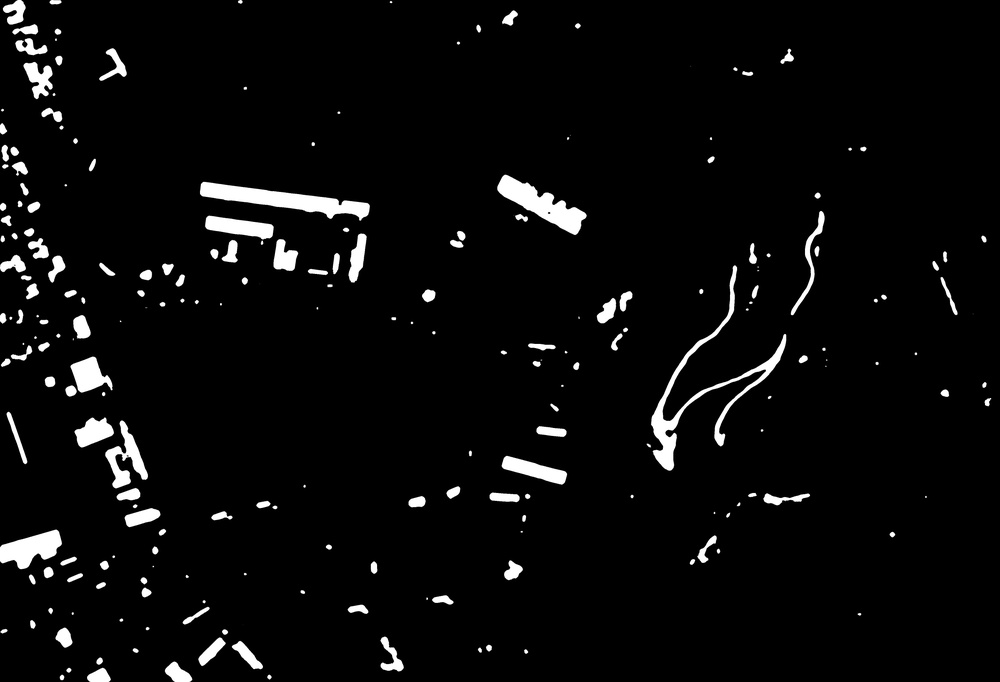
#> input picture data/processed/1_target.jpg, 1000 x 682 px, shrunk from 4800 x 3276 before the run
$ python contours.py
#> lines starting #> are read from the running program, lines starting #| are printed output that depends on the picture; after the words box and inside, x2 and y2 are one past the last pixel; in counts of white or black regions, pixels touching at a corner belong together
import imutils
import cv2
import numpy as np

image = cv2.imread("data/processed/1_target.jpg")
#> image is the input picture: shape (682, 1000, 3); min 0, max 255, mean 10.6
gray = cv2.cvtColor(image, cv2.COLOR_BGR2GRAY)
blurred = cv2.GaussianBlur(gray, (5, 5), 0)
thresh = cv2.threshold(blurred, 60, 255, cv2.THRESH_BINARY)[1]
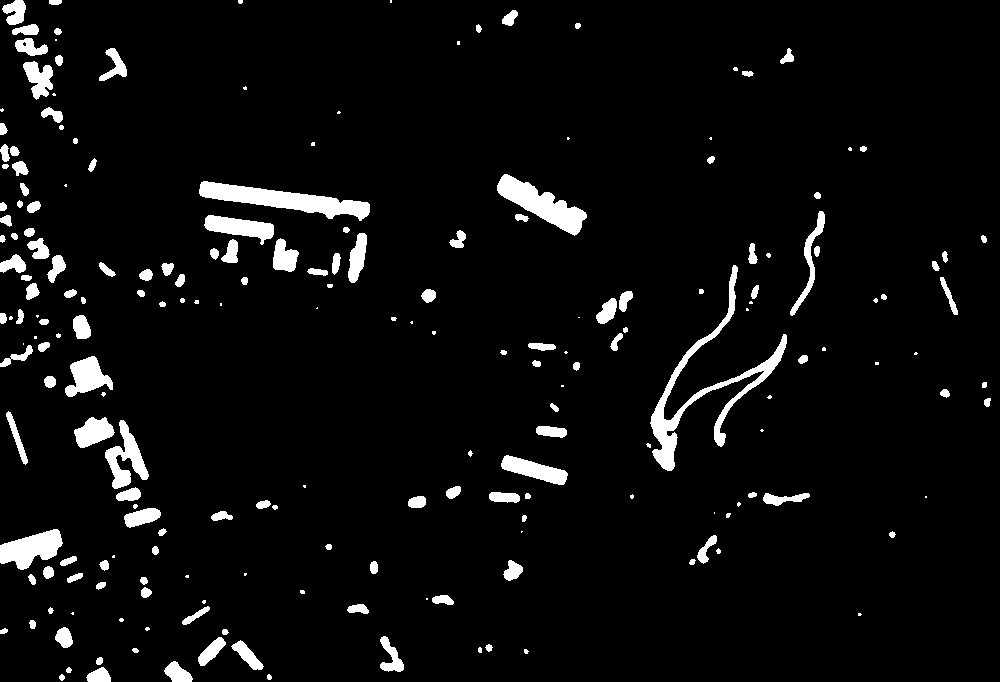
#> thresh: shape (682, 1000); 5.1% white; 208 white regions (56 under 20 px)

cnts = cv2.findContours(thresh.copy(), cv2.RETR_EXTERNAL,
	cv2.CHAIN_APPROX_SIMPLE)
#> cnts = 208 contours, 74 with area under 20; largest, box (x1, y1, x2, y2) and area: (650, 265, 787, 471) 3196, (199, 181, 370, 221) 2636, (497, 174, 587, 236) 2084, (0, 529, 63, 570) 1440, (105, 420, 149, 489) 1163
cnts = imutils.grab_contours(cnts)

for c in cnts:
    try:
        rect=cv2.minAreaRect(c)
        box = cv2.boxPoints(rect)
        box = np.int0(box)
        cv2.drawContours(image,[box],0,(0,0,255),2)
        M = cv2.moments(c)
        cX = int(M["m10"] / M["m00"])
        cY = int(M["m01"] / M["m00"])

        cv2.drawContours(image, [c], -1, (0, 255, 0), 2)
    except Exception as e:
        print(e)
#> this loop made 208 passes
#> (rect, box, cX, cY) on passes 1 to 3: (((269, 676.5), (5, 4), -90), [[271, 679], [267, 679], [267, 674], [271, 674]], 268, 676), (((61.5, 677), (4.95, 4.95), -45), [[61, 680], [58, 677], [61, 673], [65, 677]], 61, 677), (((98, 674), (14, 24), -90), [[110, 681], [86, 681], [86, 667], [110, 667]], 98, 675)
#| float division by zero
#| float division by zero
#| float division by zero
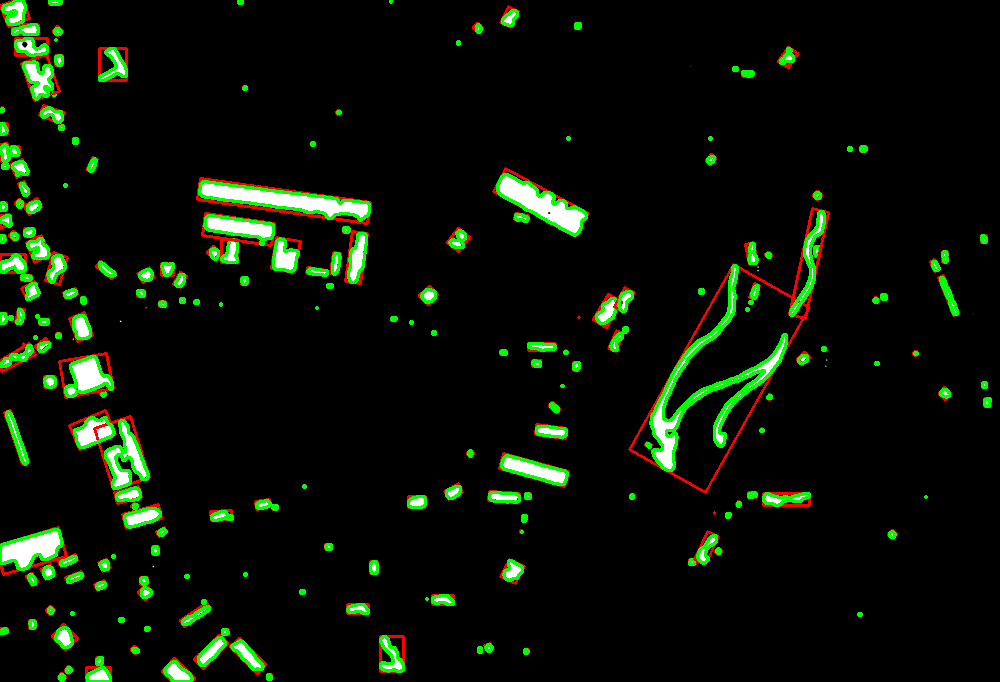
#> image: shape (682, 1000, 3); 5.93% of pixels changed, all inside (x1, y1, x2, y2) = (0, 0, 992, 682)
cv2.imwrite("image.png",image)

$ run again, with data/processed/0_target.jpg copied over data/processed/1_target.jpg
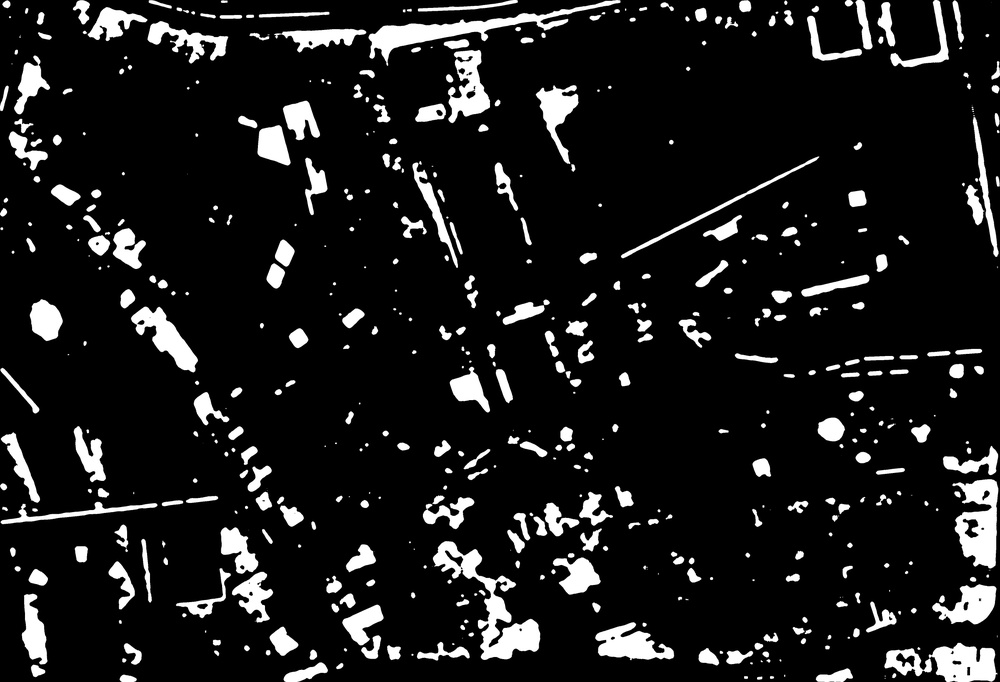
#> input picture data/processed/0_target.jpg, 1000 x 682 px, shrunk from 4800 x 3276 before the run
#> image is the input picture: shape (682, 1000, 3); min 0, max 255, mean 27.3
#> `thresh = cv2.threshold(blurred, 60, 255, cv2.THRESH_BINARY)[1]`:
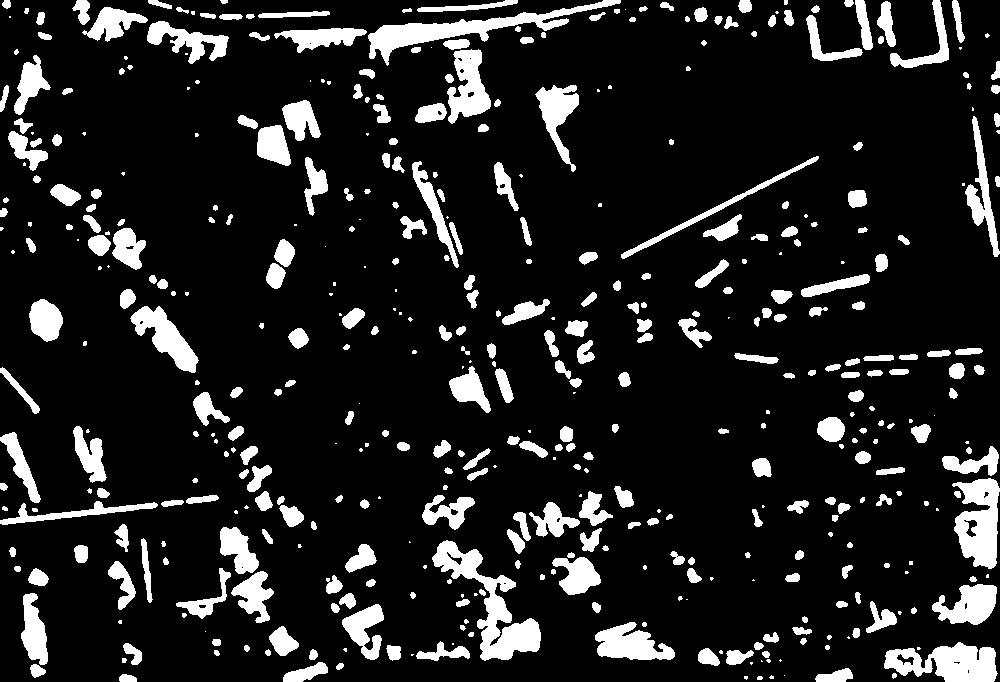
#> thresh: shape (682, 1000); 13.2% white; 467 white regions (116 under 20 px)
#> cnts = 467 contours, 174 with area under 20; largest, box (x1, y1, x2, y2) and area: (432, 540, 541, 661) 3824, (368, 0, 621, 66) 3222, (884, 642, 998, 682) 2855, (952, 478, 1000, 569) 2807, (447, 49, 491, 124) 1836
#> the loop `for c in cnts:` made 467 passes
#> (rect, box, cX, cY) on passes 1, 2, 4: (((759.5, 677.5), (3, 5), -90), [[762, 679], [757, 679], [757, 676], [762, 676]], 759, 677), (((745.5, 677.5), (3, 3), -90), [[747, 679], [744, 679], [744, 676], [747, 676]], 745, 677), (((771, 676.5), (3, 4), -90), [[773, 678], [769, 678], [769, 675], [773, 675]], 771, 676)
#> (printed output is left out)
#> after the loop `for c in cnts:`:
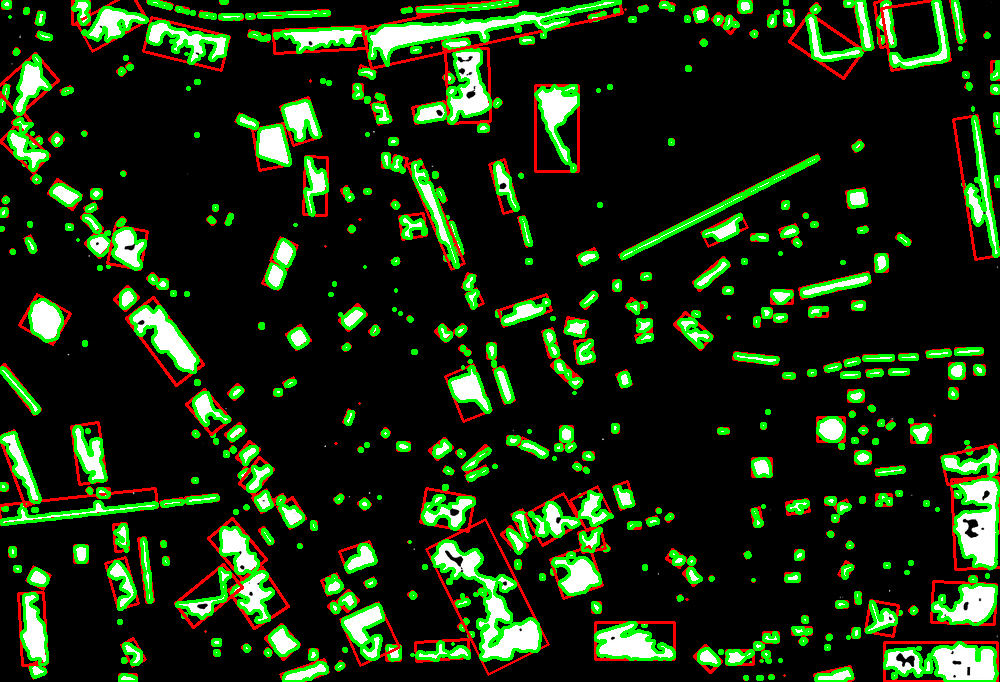
#> image: shape (682, 1000, 3); 14.86% of pixels changed, all inside (x1, y1, x2, y2) = (0, 0, 1000, 682)

$ run again, with data/processed/2_target.jpg copied over data/processed/1_target.jpg
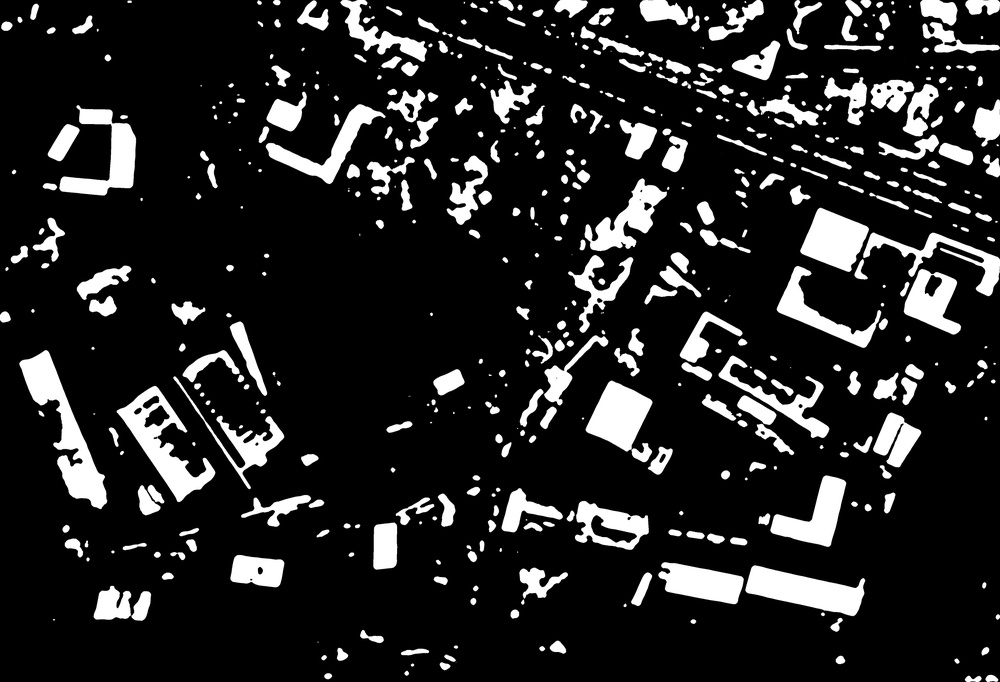
#> input picture data/processed/2_target.jpg, 1000 x 682 px, shrunk from 4800 x 3276 before the run
#> image is the input picture: shape (682, 1000, 3); min 0, max 255, mean 37.1
#> `thresh = cv2.threshold(blurred, 60, 255, cv2.THRESH_BINARY)[1]`:
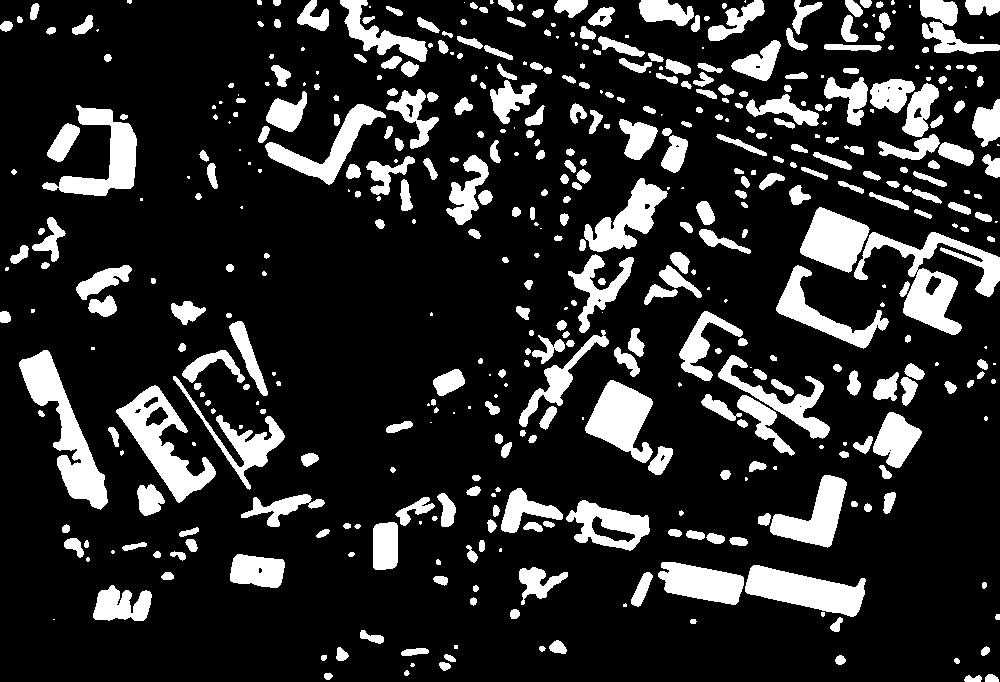
#> thresh: shape (682, 1000); 17.4% white; 477 white regions (106 under 20 px)
#> cnts = 477 contours, 152 with area under 20; largest, box (x1, y1, x2, y2) and area: (854, 232, 1000, 335) 4613, (19, 350, 108, 510) 4314, (116, 385, 216, 503) 4077, (745, 565, 866, 617) 3382, (585, 380, 653, 463) 3095
#> the loop `for c in cnts:` made 477 passes
#> (rect, box, cX, cY) on passes 1 to 3: (((972.5, 678), (6, 17), -90), [[981, 681], [964, 681], [964, 675], [981, 675]], 972, 678), (((991.5, 677.5), (7, 13), -90), [[998, 681], [985, 681], [985, 674], [998, 674]], 991, 678), (((328, 676), (6, 8), -90), [[332, 679], [324, 679], [324, 673], [332, 673]], 327, 675)
#> (printed output is left out)
#> after the loop `for c in cnts:`:
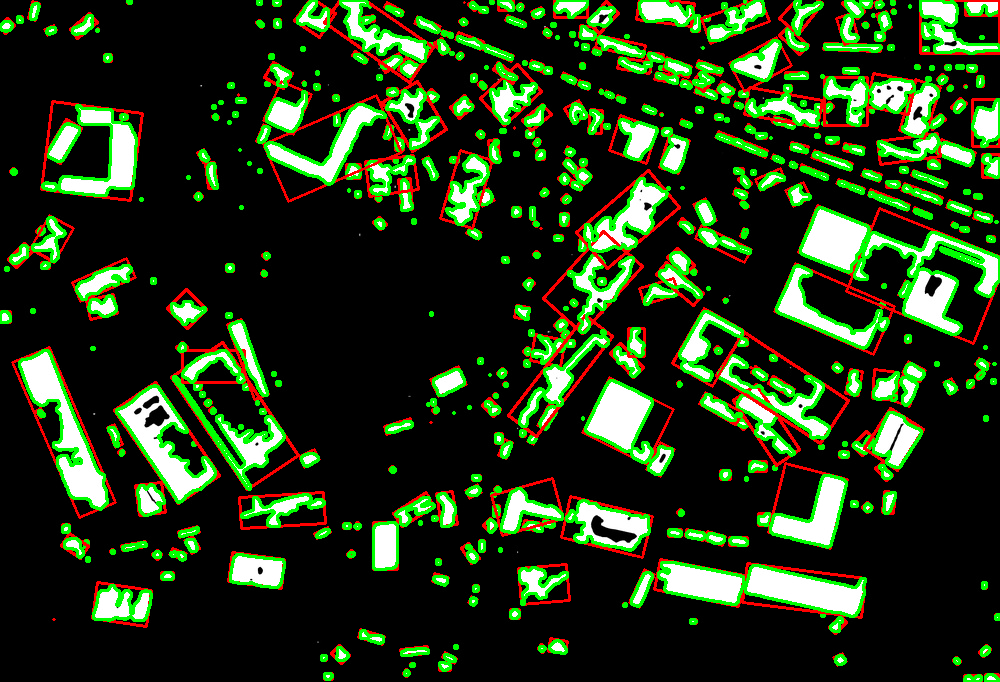
#> image: shape (682, 1000, 3); 16.98% of pixels changed, all inside (x1, y1, x2, y2) = (0, 0, 1000, 682)

$ run again, with data/processed/3_target.jpg copied over data/processed/1_target.jpg
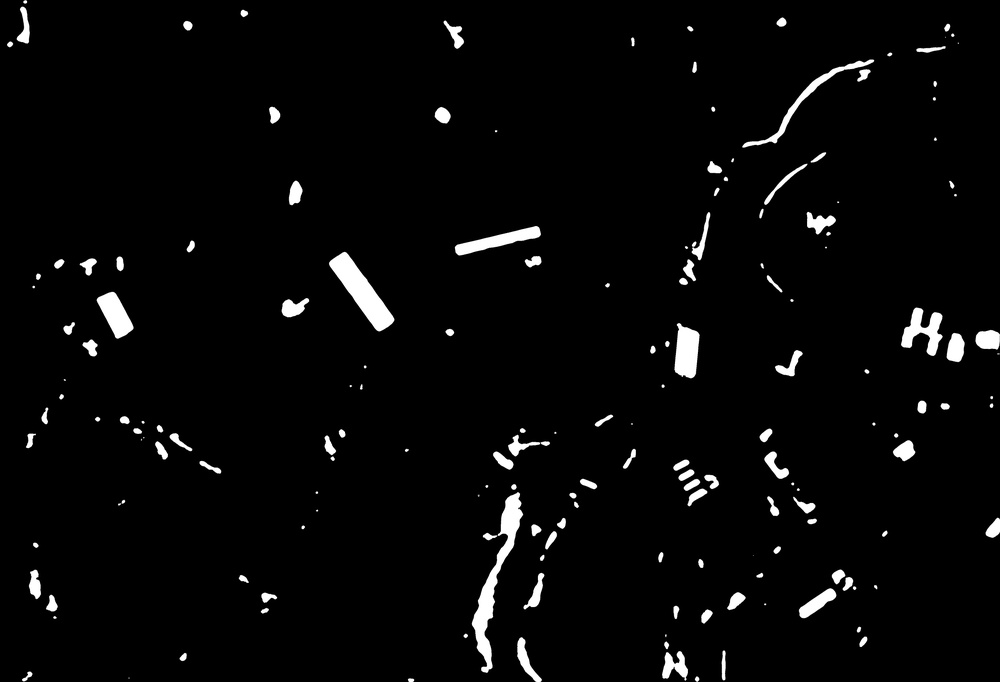
#> input picture data/processed/3_target.jpg, 1000 x 682 px, shrunk from 4800 x 3276 before the run
#> image is the input picture: shape (682, 1000, 3); min 0, max 255, mean 7.9
#> `thresh = cv2.threshold(blurred, 60, 255, cv2.THRESH_BINARY)[1]`:
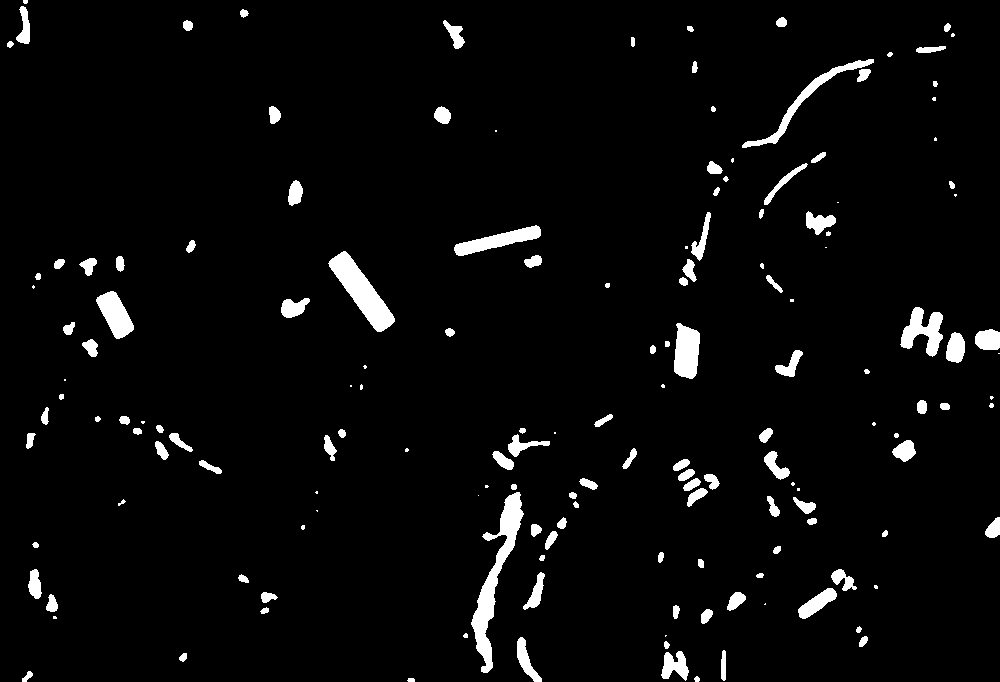
#> thresh: shape (682, 1000); 3.8% white; 160 white regions (35 under 20 px)
#> cnts = 160 contours, 51 with area under 20; largest, box (x1, y1, x2, y2) and area: (471, 492, 524, 673) 2394, (328, 251, 395, 332) 1948, (674, 323, 700, 379) 1080, (900, 307, 943, 357) 1018, (454, 225, 541, 256) 1004
#> the loop `for c in cnts:` made 160 passes
#> (rect, box, cX, cY) on passes 1 to 3: (((410.5, 679.5), (3, 7), -90), [[414, 681], [407, 681], [407, 678], [414, 678]], 410, 679), (((696.5, 679), (4.95, 4.95), -45), [[696, 682], [693, 679], [696, 675], [700, 679]], 696, 678), (((26.5, 676.5), (12.73, 5.66), -45), [[24, 683], [20, 679], [29, 670], [33, 674]], 27, 676)
#> (printed output is left out)
#> after the loop `for c in cnts:`:
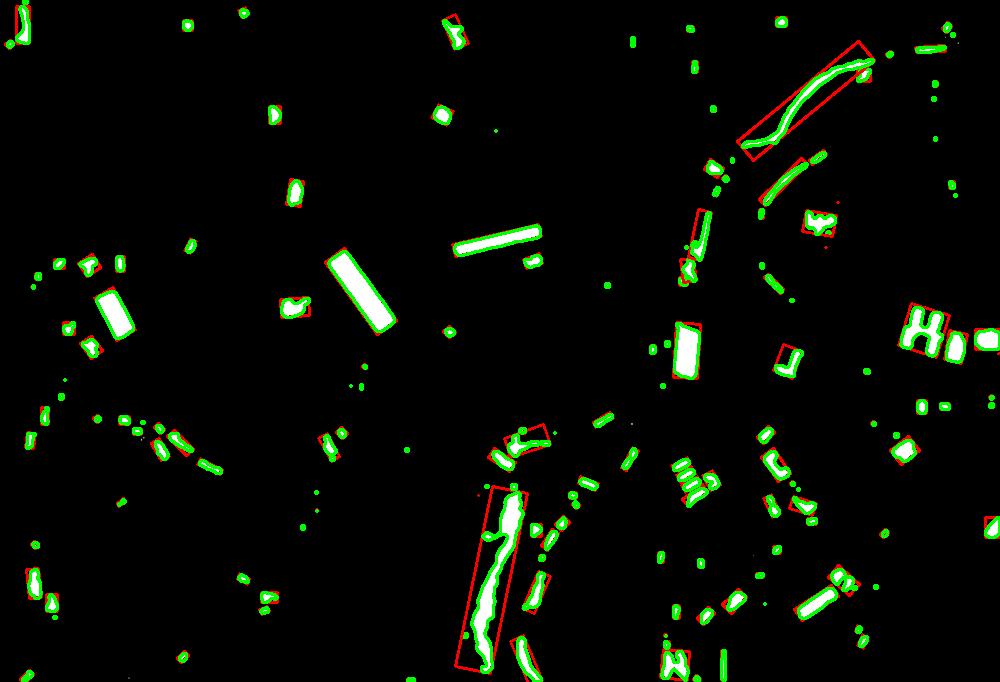
#> image: shape (682, 1000, 3); 4.65% of pixels changed, all inside (x1, y1, x2, y2) = (4, 0, 1000, 682)
